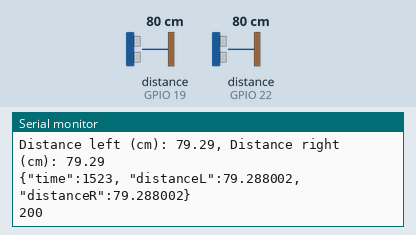
Simulated run of this sketch. Board: ESP32. Parts: the last lines printed to the serial monitor. Wiring (inferred from the names in the program): 2 × ultrasonic range finder: trigger GPIO 21, echo GPIO 19 / trigger GPIO 23, echo GPIO 22. The test bench sets the inputs (shaded band); at power-on: distance to the obstacle (sensors on GPIO 19, GPIO 22) 80 cm. The echo pulse lasts 58.3 µs per cm; WiFi joins after 1.5 s; servers stay silent unless stated; uploads are accepted with an empty reply.

Above: at 2.7 s.
2.8 s: distance to the obstacle (sensor on GPIO 19) set to 2 cm
At 2.9 s:
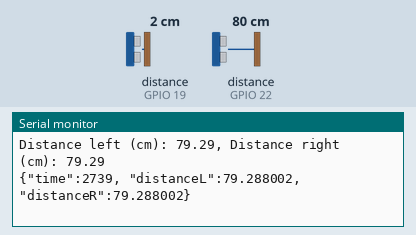
4.5 s: distance to the obstacle (sensor on GPIO 22) set to 2 cm
At 6.0 s:
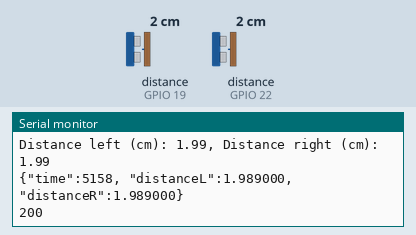
6.2 s: distance to the obstacle (sensor on GPIO 19) set to 4 cm
At 7.3 s:
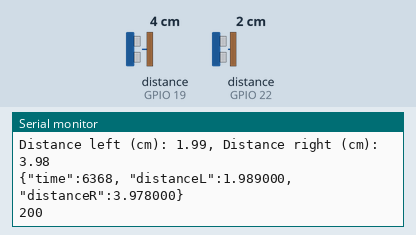
7.9 s: distance to the obstacle (sensor on GPIO 22) set to 18 cm
At 7.9 s:
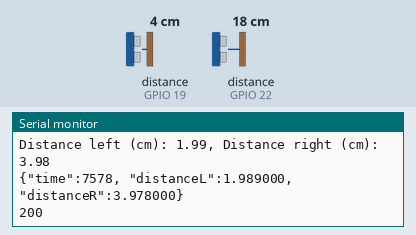
Timing chart, 0 to 10.9 s (numbered marks = the images above; inputs shaded):
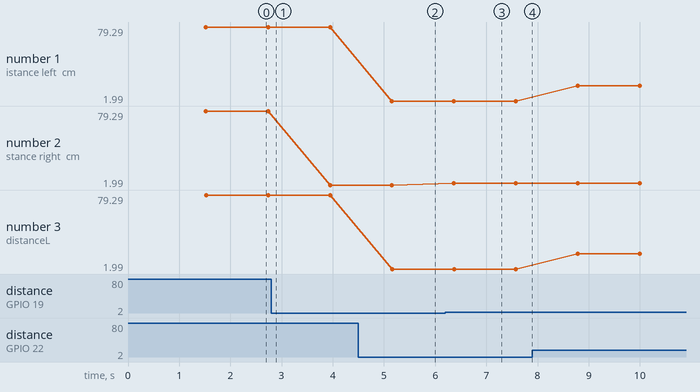

The sketch:

fmi-2023-esp32-robot-http.ino
```cpp
/**
 * BasicHTTPClient.ino
 *
 *  Created on: 17.04.2019
 *
 */

#include <WiFi.h>
#include <HTTPClient.h>
#define USE_SERIAL Serial
#include "arduino_secrets.h"

const char* ssid = SECRET_SSID;
const char* password = SECRET_PASS;
char apiUrl[] = "http://192.168.1.102:8080/api/events";    // your Events API URL


typedef struct
{
	float reading[2];
} USReadings;

void setup() {

  Serial.begin(115200); //Initialize serial
  setupUSSensors(); // setup ultrasound sensors

  // wait for port to open:
  while (!Serial) {
    ; // wait for serial port to connect. Needed for native USB port only
  }

  // attempt to connect to Wifi network:
  WiFi.mode(WIFI_STA);
  WiFi.begin(ssid, password);
  Serial.println("");

  // Wait for connection
  while (WiFi.status() != WL_CONNECTED) {
    delay(500);
    Serial.print(".");
  }
  Serial.println("");
  Serial.print("Connected to ");
  Serial.println(ssid);
  Serial.print("IP address: ");
  Serial.println(WiFi.localIP());
  printWifiStatus();
}

void loop() {
  // wait for WiFi connection
  HTTPClient http;

  USE_SERIAL.print("[HTTP] begin...\n");
  // configure traged server and url
  //http.begin("https://www.howsmyssl.com/a/check", ca); //HTTPS
  http.begin(apiUrl); //HTTP

  USE_SERIAL.print("[HTTP] Post: ");
  USE_SERIAL.println(apiUrl);
  // start connection and send HTTP header
//    int httpCode = http.GET();
  http.addHeader("Content-Type", "application/json");             //Specify content-type header

  char eventString[256]; //= "{\"time\":1, \"distance\":5}";
  USReadings readings = readUSDistance();
  sprintf(eventString, "{\"time\":%d, \"distanceL\":%f, \"distanceR\":%f}", millis(), readings.reading[0], readings.reading[1]);
  Serial.println(eventString);
  int httpResponseCode = http.POST(eventString);   //Send the actual POST request

  if(httpResponseCode>0){
    String response = http.getString();                       //Get the response to the request
    Serial.println(httpResponseCode);   //Print return code
    Serial.println(response);           //Print request answer

  }else{
    Serial.print("Error on sending POST: ");
    Serial.println(httpResponseCode);
  }

  http.end();

  delay(1000);
}

void printWifiStatus() {
  // print the SSID of the network you're attached to:
  Serial.print("SSID: ");
  Serial.println(WiFi.SSID());

  // print your WiFi shield's IP address:
  IPAddress ip = WiFi.localIP();
  Serial.print("IP Address: ");
  Serial.println(ip);

  // print the received signal strength:
  long rssi = WiFi.RSSI();
  Serial.print("signal strength (RSSI):");
  Serial.print(rssi);
  Serial.println(" dBm");
}
```

arduino_secrets.h
```cpp
#define SECRET_SSID "robots"
#define SECRET_PASS "robot123"
```

ultrasound.ino
```cpp
//define sound speed in cm/uS
#define SOUND_SPEED 0.034

// Servo myServo;
// int const potPin = 34;
// int const servoPin = 19;
int const trigPinL = 23;
int const echoPinL = 22;
int const trigPinR = 21;
int const echoPinR = 19;

// int potVal;
// int angle;
long duration;
float distanceCmL;
float distanceCmR;

void setupUSSensors() {
  // myServo.attach(servoPin);
  pinMode(trigPinL, OUTPUT);  // Sets the trigPin as an Output
  pinMode(echoPinL, INPUT);   // Sets the echoPin as an Input
  pinMode(trigPinR, OUTPUT);  // Sets the trigPin as an Output
  pinMode(echoPinR, INPUT);   // Sets the echoPin as an Input
}

void triger(int trigPin) {
  // Sets the trigPin on HIGH state for 10 micro seconds
  digitalWrite(trigPin, HIGH);
  delayMicroseconds(10);
  digitalWrite(trigPin, LOW);
}

USReadings readUSDistance() {
  // Triger ultrasound pulse left
  triger(trigPinL);

  // Reads the echoPin, returns the sound wave travel time in microseconds
  duration = pulseIn(echoPinL, HIGH);

  // Calculate the distance
  distanceCmL = duration * SOUND_SPEED / 2;

  // Triger ultrasound pulse right
  triger(trigPinR);

  // Reads the echoPin, returns the sound wave travel time in microseconds
  duration = pulseIn(echoPinR, HIGH);

  // Calculate the distance
  distanceCmR = duration * SOUND_SPEED / 2;

  // Prints the distance in the Serial Monitor
  Serial.print("Distance left (cm): ");
  Serial.print(distanceCmL);
  Serial.print(", Distance right (cm): ");
  Serial.println(distanceCmR);

  USReadings result;
  result.reading[0] = distanceCmL;
  result.reading[1] = distanceCmR;
  // static float MyArray[] = {distanceCmL, distanceCmR};
  return result;

  // int dist = min(max((int) (distanceCm * 1000), 0), 40000);
  // angle = map(dist, 0, 40000, 0, 180);
  // Serial.print(", angle: ");
  // Serial.println(angle);
  // myServo.write(angle);
}
```

Measured:
- after the input at 4.5 s, the serial monitor: prints a new line after 0.66 s (image 2)
- after the input at 6.2 s, the serial monitor: prints a new line after 0.17 s (image 3)
- plotted number 1: 1.99 → 17.85 after the input at 7.9 s
- plotted number 2: 79.29 → 1.99 after the input at 2.8 s, 1.99 → 3.98 after the input at 6.2 s
- plotted number 3: 1.99 → 17.85 after the input at 7.9 s
